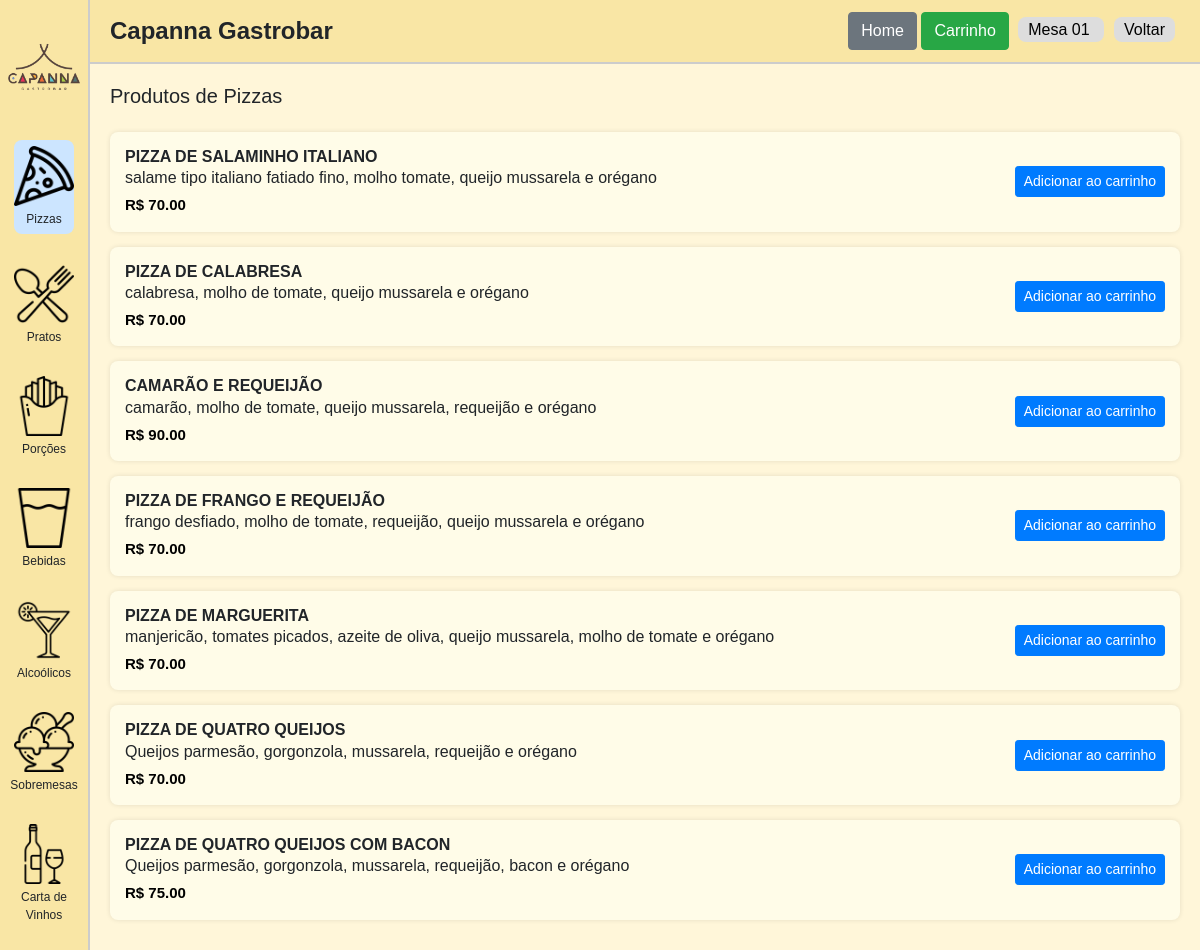
Screenshot of /categoria/8/ with the database file from the repository.
### core/models.py (models this page shows, shortened)
class Base(models.Model):
    criado = models.DateTimeField('Criação', auto_now_add=True)
    modificado = models.DateTimeField('Atualização', auto_now=True)
    ativo = models.BooleanField('Ativo?', default=True)
    class Meta:
        abstract = True

class Informacoes(Base):
    nome = models.CharField('Nome do Restaurante', max_length=30)
    logo = StdImageField(
        'Logo',
        upload_to=get_file_path,
        variations={'thumb': {'width': 480, 'height': 480, 'crop': True}},
        blank=True,
        null=True
    )
    sobre = models.TextField('Sobre', max_length=1000, blank=True, null=True)
    TEMA_CHOICES = [
        ('claro', 'Claro'),
        ('escuro', 'Escuro'),
        ('amarelo', 'Amarelo'),
        ('vermelho', 'Vermelho'),
    ]
    tema = models.CharField('Tema do Cardápio', max_length=20, choices=TEMA_CHOICES, default='claro')
    class Meta:
        verbose_name = 'Informação️'
        verbose_name_plural = '6. Informações'

class Categoria(Base):
    nome = models.CharField('Nome', max_length=20)
    icone = models.CharField('Ícone', max_length=50, blank=True, null=True)
    class Meta:
        verbose_name = 'Categoria'
        verbose_name_plural = '1. Categorias'

class Produto(Base):
    nome = models.CharField('Nome', max_length=100)
    preco = models.DecimalField('Preço', max_digits=6, decimal_places=2)
    descricao = models.TextField('Descrição', blank=True, null=True)
    categoria = models.ForeignKey('core.Categoria', verbose_name='Categoria', on_delete=models.DO_NOTHING)
    imagem = StdImageField(
        'Imagem',
        upload_to=get_file_path,
        variations={'thumb': {'width': 480, 'height': 480, 'crop': True}},
        blank=True,
        null=True
    )
    class Meta:
        verbose_name = 'Produto'
        verbose_name_plural = '2. Produtos'

### core/views.py (the view)
# urls.py: path('categoria/<int:categoria_id>/', views.produtos_por_categoria, name='produtos_categoria'),
def produtos_por_categoria(request, categoria_id):
    informacao = Informacoes.objects.filter(ativo=True).first()
    categoria = get_object_or_404(Categoria, id=categoria_id)
    produtos = Produto.objects.filter(categoria=categoria, ativo=True)
    categorias = Categoria.objects.all()
    return render(request, 'produtos_categoria.html', {
        'informacao': informacao,
        'categoria_selecionada': categoria,  # ✅ nome atualizado para bater com o template
        'produtos': produtos,
        'categorias': categorias
    })

### templates/produtos_categoria.html (shortened to what this page needs)
{% load static %}
<!doctype html>
<html lang="pt-br">
<head>
  <link href="https://cdn.jsdelivr.net/npm/bootstrap@4.6.2/dist/css/bootstrap.min.css" rel="stylesheet">
</head>
<body class="tema-{{ informacao.tema }}">
<div class="sidebar">
  <div style="padding: 10px 0;">
    {% if informacao.logo %}
      <img src="{{ informacao.logo.url }}" alt="Logo" class="logo-img">
    {% endif %}
  </div>
  <div class="categorias-scroll">
    {% for categoria in categorias %}
      <div class="categoria-icone {% if categoria_selecionada.id == categoria.id %}ativa{% endif %}">
        <a href="{% url 'produtos_categoria' categoria.id %}" style="display: flex; flex-direction: column; align-items: center; text-decoration: none; color: inherit;">
          <img src="{% static 'icons/' %}{{ categoria.icone }}" alt="{{ categoria.nome }}">
          <div style="margin-top: 4px;">{{ categoria.nome }}</div>
        </a>
      </div>
    {% endfor %}
  </div>
</div>
  <div class="topbar">
    <h4>{{ informacao.nome|default:"Restaurante" }}</h4>
    <div>
      <a href="{% url 'pagina_tablet' %}" class="btn btn-secondary me-2">Home</a>
      <a href="{% url 'carrinho_tablet' %}" class="btn btn-success">Carrinho</a>
      <a href="{% url 'verificar_senha' %}?next={% url 'escolher_mesa' %}" class="mesa">
        Mesa {{ request.session.mesa_id|default:"01" }}
      </a>
      <a href="{% url 'verificar_senha' %}?next=/admin/" class="voltar">Voltar</a>
    </div>
  </div>
  <div class="main-content">
    <h5 class="mb-4">Produtos de {{ categoria_selecionada.nome }}</h5>
    {% for produto in produtos %}
      <div class="produto-item">
        <div class="produto-info">
          <div class="produto-texto">
            <h6>{{ produto.nome }}</h6>
            <p>{{ produto.descricao }}</p>
            <strong>R$ {{ produto.preco|floatformat:2 }}</strong>
          </div>
        </div>
        <form method="post" action="{% url 'adicionar_carrinho' produto.id %}" style="margin-left: auto;">
          <button class="btn btn-primary btn-sm">Adicionar ao carrinho</button>
        </form>
      </div>
    {% empty %}
      <p>Não há produtos nesta categoria.</p>
    {% endfor %}
  </div>
</body>
</html>

### templates/produtos_categoria.html (style rules this page uses)
html, body { height: 100%; margin: 0; font-family: Arial, sans-serif; }
body.tema-amarelo { background-color: #fffbea; }
body.tema-amarelo .topbar { background-color: #f9e6a5; }
body.tema-amarelo .sidebar { background-color: #f9e6a5; }
body.tema-amarelo .main-content { background-color: #fff6d9; }
body.tema-amarelo .produto-item { background: #fffce8; }
.sidebar { width: 90px; position: fixed; top: 0; left: 0; bottom: 0; display: flex; flex-direction: column; align-items: center; border-right: 2px solid #ccc; z-index: 10; }
.logo-img { width: 90px; height: 90px; object-fit: contain; margin-top: 10px; margin-bottom: 20px; }
.categoria-icone img { width: 60px; height: 60px; object-fit: contain; }
.categorias-scroll { flex: 1; width: 100%; overflow-y: auto; padding-bottom: 10px; display: flex; flex-direction: column; gap: 30px; }
.categoria-icone { display: flex; flex-direction: column; align-items: center; text-align: center; font-size: 12px; width: 60px; margin: 0 auto; word-wrap: break-word; transition: background 0.3s; }
.categoria-icone a { text-decoration: none; color: inherit; }
.categoria-icone.ativa { background-color: #cce5ff; border-radius: 8px; padding: 6px 0; }
.topbar { margin-left: 90px; padding: 10px 20px; border-bottom: 2px solid #ccc; display: flex; justify-content: space-between; align-items: center; height: 64px; }
.topbar h4 { font-weight: bold; font-size: 24px; margin: 0; }
.topbar .mesa, .topbar .voltar { background: #ddd; border-radius: 8px; padding: 4px 10px; margin: 0 5px; text-decoration: none; color: black; }
.main-content { margin-left: 90px; padding: 20px; min-height: calc(100vh - 64px); }
.produto-item { border-radius: 8px; padding: 15px; margin-bottom: 15px; box-shadow: 0 0 5px rgba(0,0,0,0.1); display: flex; align-items: center; gap: 15px; justify-content: space-between; }
.produto-info { display: flex; align-items: center; gap: 15px; flex: 1; }
.produto-texto { display: flex; flex-direction: column; }
.produto-texto h6 { margin: 0; font-weight: bold; }
.produto-texto p { margin: 0; }
.produto-texto strong { margin-top: 4px; font-size: 15px; color: #000; }

### rows the page displays
Informacoes: logo (picture), nome "Capanna Gastrobar"
Categoria: icone (picture), nome "Pizzas"
Categoria: icone (picture), nome "Pratos"
Categoria: icone (picture), nome "Porções"
Categoria: icone (picture), nome "Bebidas"
Categoria: icone (picture), nome "Alcoólicos"
Categoria: icone (picture), nome "Sobremesas"
Categoria: icone (picture), nome "Carta de Vinhos"
Produto: nome "PIZZA DE SALAMINHO ITALIANO", descricao "salame tipo italiano fatiado fino, molho tomate, queijo mussarela e orégano", preco "70.00"
Produto: nome "PIZZA DE CALABRESA", descricao "calabresa, molho de tomate, queijo mussarela e orégano", preco "70.00"
Produto: nome "CAMARÃO E REQUEIJÃO", descricao "camarão, molho de tomate, queijo mussarela, requeijão e orégano", preco "90.00"
Produto: nome "PIZZA DE FRANGO E REQUEIJÃO", descricao "frango desfiado, molho de tomate, requeijão, queijo mussarela e orégano", preco "70.00"
Produto: nome "PIZZA DE MARGUERITA", descricao "manjericão, tomates picados, azeite de oliva, queijo mussarela, molho de tomate e orégano", preco "70.00"
Produto: nome "PIZZA DE QUATRO QUEIJOS", descricao "Queijos parmesão, gorgonzola, mussarela, requeijão e orégano", preco "70.00"
Produto: nome "PIZZA DE QUATRO QUEIJOS COM BACON", descricao "Queijos parmesão, gorgonzola, mussarela, requeijão, bacon e orégano", preco "75.00"

### other values shown
{{ request.session.mesa_id|default:"01" }} "01"
